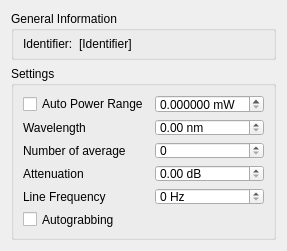
<?xml version="1.0" encoding="UTF-8"?>
<ui version="4.0">
 <class>ThorlabsPowerMeter</class>
 <widget class="QWidget" name="ThorlabsPowerMeter">
  <property name="geometry">
   <rect>
    <x>0</x>
    <y>0</y>
    <width>277</width>
    <height>251</height>
   </rect>
  </property>
  <property name="minimumSize">
   <size>
    <width>0</width>
    <height>109</height>
   </size>
  </property>
  <property name="windowTitle">
   <string>Form</string>
  </property>
  <layout class="QGridLayout" name="gridLayout">
   <item row="0" column="0">
    <widget class="QGroupBox" name="groupInfo">
     <property name="sizePolicy">
      <sizepolicy hsizetype="Preferred" vsizetype="Minimum">
       <horstretch>0</horstretch>
       <verstretch>0</verstretch>
      </sizepolicy>
     </property>
     <property name="minimumSize">
      <size>
       <width>0</width>
       <height>0</height>
      </size>
     </property>
     <property name="maximumSize">
      <size>
       <width>16777215</width>
       <height>16777215</height>
      </size>
     </property>
     <property name="title">
      <string>General Information</string>
     </property>
     <layout class="QHBoxLayout" name="horizontalLayout">
      <property name="topMargin">
       <number>6</number>
      </property>
      <property name="bottomMargin">
       <number>6</number>
      </property>
      <item>
       <widget class="QLabel" name="lbl1">
        <property name="sizePolicy">
         <sizepolicy hsizetype="Maximum" vsizetype="Preferred">
          <horstretch>0</horstretch>
          <verstretch>0</verstretch>
         </sizepolicy>
        </property>
        <property name="text">
         <string>Identifier:</string>
        </property>
       </widget>
      </item>
      <item>
       <widget class="QLabel" name="lblIdentifier">
        <property name="text">
         <string>[Identifier]</string>
        </property>
       </widget>
      </item>
     </layout>
    </widget>
   </item>
   <item row="1" column="0">
    <widget class="QGroupBox" name="groupBox">
     <property name="title">
      <string>Settings</string>
     </property>
     <layout class="QGridLayout" name="gridLayout_2">
      <item row="3" column="1">
       <widget class="QDoubleSpinBox" name="dspinAttenuation">
        <property name="keyboardTracking">
         <bool>false</bool>
        </property>
        <property name="suffix">
         <string> dB</string>
        </property>
       </widget>
      </item>
      <item row="1" column="0">
       <widget class="QLabel" name="label">
        <property name="text">
         <string>Wavelength</string>
        </property>
       </widget>
      </item>
      <item row="3" column="0">
       <widget class="QLabel" name="label_3">
        <property name="text">
         <string>Attenuation</string>
        </property>
       </widget>
      </item>
      <item row="4" column="0">
       <widget class="QLabel" name="label_4">
        <property name="text">
         <string>Line Frequency</string>
        </property>
       </widget>
      </item>
      <item row="2" column="1">
       <widget class="QSpinBox" name="spinAverage">
        <property name="keyboardTracking">
         <bool>false</bool>
        </property>
       </widget>
      </item>
      <item row="4" column="1">
       <widget class="QSpinBox" name="spinLineFrequency">
        <property name="keyboardTracking">
         <bool>false</bool>
        </property>
        <property name="suffix">
         <string> Hz</string>
        </property>
       </widget>
      </item>
      <item row="2" column="0">
       <widget class="QLabel" name="label_2">
        <property name="text">
         <string>Number of average</string>
        </property>
       </widget>
      </item>
      <item row="0" column="0">
       <widget class="QCheckBox" name="checkBoxAutoRange">
        <property name="text">
         <string>Auto Power Range</string>
        </property>
       </widget>
      </item>
      <item row="1" column="1">
       <widget class="QDoubleSpinBox" name="dspinWavelength">
        <property name="keyboardTracking">
         <bool>false</bool>
        </property>
        <property name="suffix">
         <string> nm</string>
        </property>
       </widget>
      </item>
      <item row="5" column="0">
       <widget class="QCheckBox" name="checkAutograbbing">
        <property name="text">
         <string>Autograbbing</string>
        </property>
       </widget>
      </item>
      <item row="5" column="1">
       <widget class="QLabel" name="labelVal">
        <property name="lineWidth">
         <number>1</number>
        </property>
        <property name="text">
         <string/>
        </property>
        <property name="textFormat">
         <enum>Qt::RichText</enum>
        </property>
       </widget>
      </item>
      <item row="0" column="1">
       <widget class="QDoubleSpinBox" name="dspinPowerRange">
        <property name="keyboardTracking">
         <bool>false</bool>
        </property>
        <property name="suffix">
         <string> mW</string>
        </property>
        <property name="decimals">
         <number>6</number>
        </property>
        <property name="singleStep">
         <double>0.001000000000000</double>
        </property>
       </widget>
      </item>
     </layout>
    </widget>
   </item>
   <item row="2" column="0">
    <spacer name="verticalSpacer">
     <property name="orientation">
      <enum>Qt::Vertical</enum>
     </property>
     <property name="sizeHint" stdset="0">
      <size>
       <width>20</width>
       <height>40</height>
      </size>
     </property>
    </spacer>
   </item>
  </layout>
 </widget>
 <resources/>
 <connections/>
</ui>
